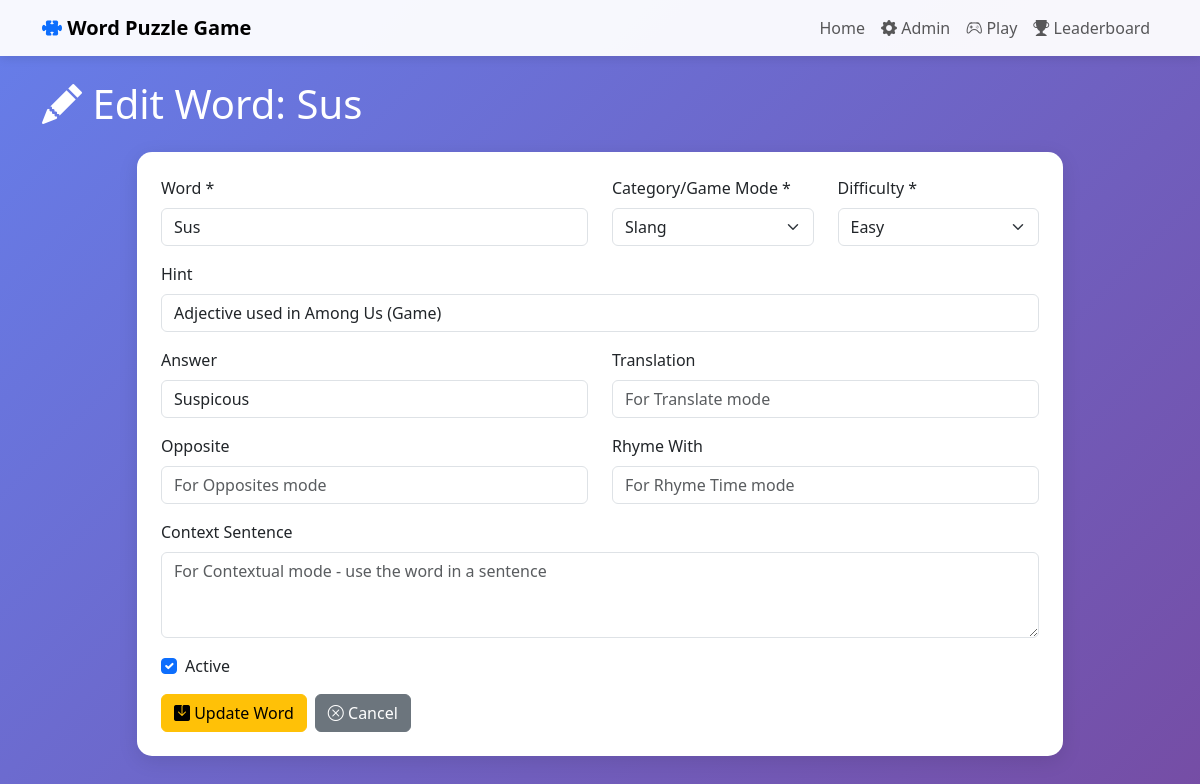
Page /admin/words/edit/2 on the committed database.
### app/models.py (models this page shows, shortened)
class Word(db.Model):
    __tablename__ = 'words'
    id = db.Column(db.Integer, primary_key=True)
    word = db.Column(db.String(100), unique=True, nullable=False)
    category = db.Column(db.String(50), nullable=False)  # Slang, Rhyme, Translate, etc.
    difficulty = db.Column(db.String(20), default='medium')  # easy, medium, hard
    hint = db.Column(db.String(200))
    answer = db.Column(db.String(100))  # For certain game modes
    translation = db.Column(db.String(100))  # For translate mode
    opposite = db.Column(db.String(100))  # For opposites mode
    rhyme_with = db.Column(db.String(100))  # For rhyme time mode
    context_sentence = db.Column(db.Text)  # For contextual mode
    is_active = db.Column(db.Boolean, default=True)
    created_at = db.Column(db.DateTime, default=datetime.utcnow)

### app/routes.py (the view, shortened to what this page needs)
@admin_bp.route('/words/edit/<int:word_id>', methods=['GET', 'POST'])
def edit_word(word_id):
    word_obj = Word.query.get_or_404(word_id)
    game_modes = ["Slang", "Rhyme Time", "Translate", "Contextual", "Chain", "Opposites", "Alpha-Thon"]
    return render_template('admin/edit_word.html', word=word_obj, game_modes=game_modes)

### app/templates/admin/edit_word.html (shortened to what this page needs)
{% extends "base.html" %}
{% block content %}
<h1 class="mb-4 text-white">
    <i class="bi bi-pencil-fill"></i> Edit Word: {{ word.word }}
</h1>
<div class="row justify-content-center">
    <div class="col-md-10">
        <div class="card p-4">
            <form method="POST">
                <div class="row">
                    <div class="col-md-6 mb-3">
                        <label for="word" class="form-label">Word *</label>
                        <input type="text" class="form-control" id="word" name="word" value="{{ word.word }}" required>
                    </div>
                    <div class="col-md-3 mb-3">
                        <label for="category" class="form-label">Category/Game Mode *</label>
                        <select class="form-select" id="category" name="category" required>
                            {% for mode in game_modes %}
                                <option value="{{ mode }}" {% if word.category == mode %}selected{% endif %}>{{ mode }}</option>
                            {% endfor %}
                        </select>
                    </div>
                    <div class="col-md-3 mb-3">
                        <label for="difficulty" class="form-label">Difficulty *</label>
                        <select class="form-select" id="difficulty" name="difficulty" required>
                            <option value="easy" {% if word.difficulty == 'easy' %}selected{% endif %}>Easy</option>
                        </select>
                    </div>
                </div>
                <div class="mb-3">
                    <label for="hint" class="form-label">Hint</label>
                    <input type="text" class="form-control" id="hint" name="hint" value="{{ word.hint or '' }}"
                           placeholder="Optional hint for the player">
                </div>
                <div class="row">
                    <div class="col-md-6 mb-3">
                        <label for="answer" class="form-label">Answer</label>
                        <input type="text" class="form-control" id="answer" name="answer" value="{{ word.answer or '' }}"
                               placeholder="For Slang, Chain, Alpha-Thon">
                    </div>
                    <div class="col-md-6 mb-3">
                        <label for="translation" class="form-label">Translation</label>
                        <input type="text" class="form-control" id="translation" name="translation" value="{{ word.translation or '' }}"
                               placeholder="For Translate mode">
                    </div>
                </div>
                <div class="row">
                    <div class="col-md-6 mb-3">
                        <label for="opposite" class="form-label">Opposite</label>
                        <input type="text" class="form-control" id="opposite" name="opposite" value="{{ word.opposite or '' }}"
                               placeholder="For Opposites mode">
                    </div>
                    <div class="col-md-6 mb-3">
                        <label for="rhyme_with" class="form-label">Rhyme With</label>
                        <input type="text" class="form-control" id="rhyme_with" name="rhyme_with" value="{{ word.rhyme_with or '' }}"
                               placeholder="For Rhyme Time mode">
                    </div>
                </div>
                <div class="mb-3">
                    <label for="context_sentence" class="form-label">Context Sentence</label>
                    <textarea class="form-control" id="context_sentence" name="context_sentence" rows="3"
                              placeholder="For Contextual mode - use the word in a sentence">{{ word.context_sentence or '' }}</textarea>
                </div>
                <div class="mb-3 form-check">
                    <input type="checkbox" class="form-check-input" id="is_active" name="is_active" {{ 'checked' if word.is_active }}>
                    <label class="form-check-label" for="is_active">Active</label>
                </div>
                <div class="d-flex gap-2">
                    <button type="submit" class="btn btn-warning">
                        <i class="bi bi-save-fill"></i> Update Word
                    </button>
                    <a href="{{ url_for('admin.list_words') }}" class="btn btn-secondary">
                        <i class="bi bi-x-circle"></i> Cancel
                    </a>
                </div>
            </form>
        </div>
    </div>
</div>
{% endblock %}

### app/templates/base.html (style rules this page uses)
:root { --primary-color: #4a90e2; --secondary-color: #50c878; --accent-color: #f39c12; }
body { font-family: 'Segoe UI', Tahoma, Geneva, Verdana, sans-serif; background: linear-gradient(135deg, #667eea 0%, #764ba2 100%); min-height: 100vh; }
.card { border: none; border-radius: 15px; box-shadow: 0 5px 20px rgba(0, 0, 0, 0.1); transition: transform 0.3s; }

### rows in the picture
Word: word "Sus", category "Slang", difficulty "Easy", hint "Adjective used in Among Us (Game)", answer "Suspicous"
